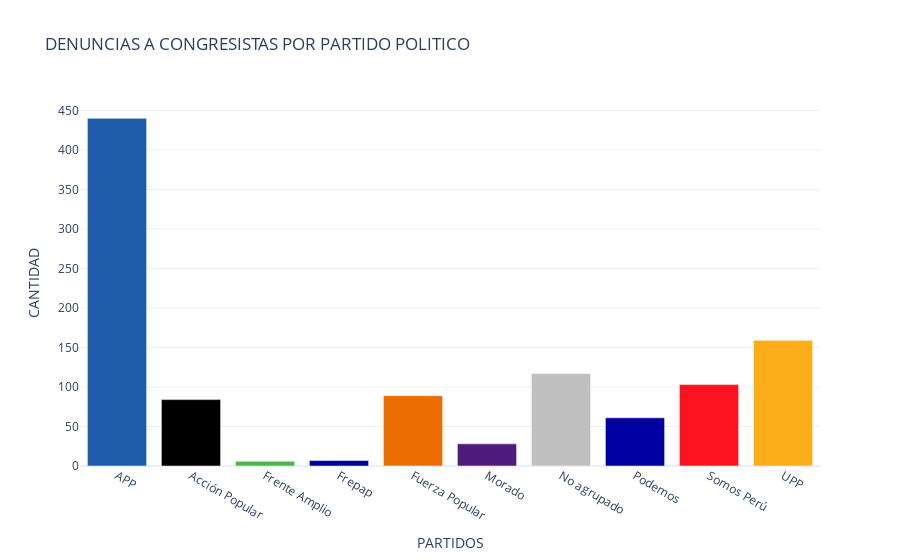

Notebook cell for this chart:
### Code cell
import plotly.graph_objects as go
colors = ['lightslategray',] * 10
colors[0] = "rgb(30 , 91, 168)"
colors[1] = "rgb(0 , 0, 0)"#"rgb(299 , 26, 34)"
colors[2] = "rgb(73 , 184, 72)"
colors[3] = "rgb(0 , 0, 155)"
colors[4] = "rgb(235 , 109, 0)"
colors[5] = "rgb(79 , 27, 127)"
colors[6] = "rgb(192 , 192, 192)"
colors[7] = "rgb(0 , 0, 160)"
colors[8] = "rgb(251 , 19, 32)"
colors[9] = "rgb(251 , 174, 23)"


fig = go.Figure(data=[go.Bar(
    x=df_Partido["BANCADA"],  
    y=df_Partido["CANTIDAD DE DELITOS"],
    marker_color=colors # marker color can be a single color value or an iterable
)])

fig.update_layout(title_text='DENUNCIAS A CONGRESISTAS POR PARTIDO POLITICO',
        template="plotly_white",
        yaxis=dict(
        title='CANTIDAD',
    ),
        xaxis=dict(
        title='PARTIDOS',
    ),)
fig.show()

fig.write_html("normalido.html")

### Figure 1 — Plotly figure (JSON) as saved in the notebook; plotly's stock layout.template omitted (floating-point values rounded to 4 significant figures)
{"data": [{"marker": {"color": ["rgb(30 , 91, 168)", "rgb(0 , 0, 0)", "rgb(73 , 184, 72)", "rgb(0 , 0, 155)", "rgb(235 , 109, 0)", "rgb(79 , 27, 127)", "rgb(192 , 192, 192)", "rgb(0 , 0, 160)", "rgb(251 , 19, 32)", "rgb(251 , 174, 23)"]}, "type": "bar", "x": ["APP", "Acción Popular", "Frente Amplio", "Frepap", "Fuerza Popular", "Morado", "No agrupado", "Podemos", "Somos Perú", "UPP"], "y": [440, 84, 6, 7, 89, 28, 117, 61, 103, 159]}], "layout": {"title": {"text": "DENUNCIAS A CONGRESISTAS POR PARTIDO POLITICO"}, "xaxis": {"title": {"text": "PARTIDOS"}}, "yaxis": {"title": {"text": "CANTIDAD"}}}}
